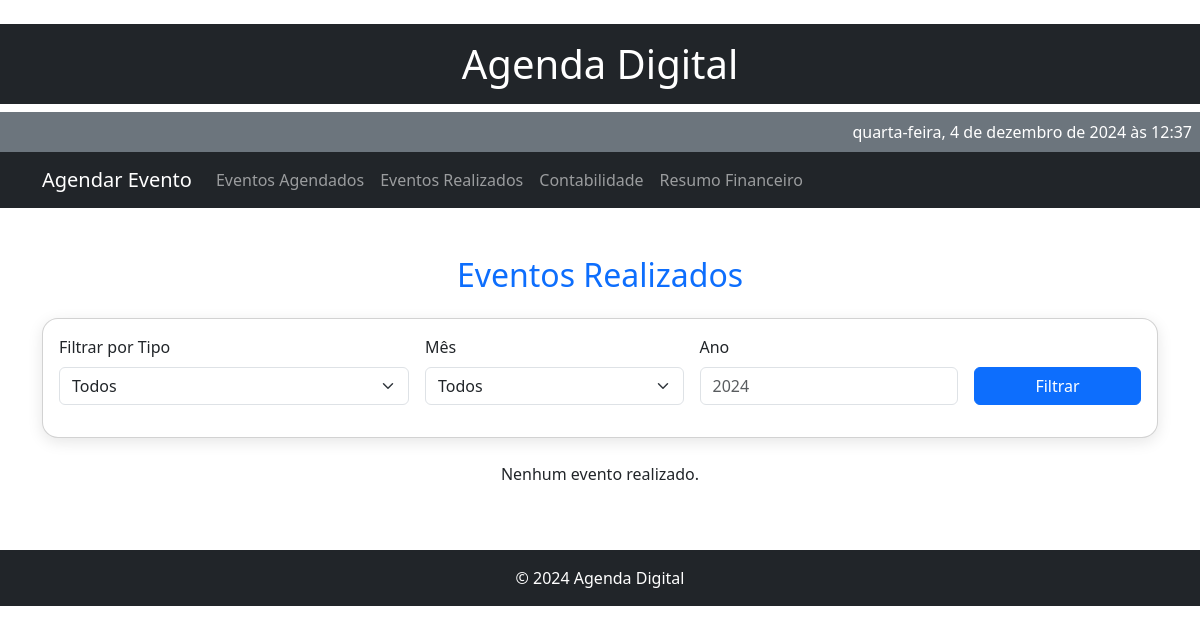
The page /realizados on the database as committed earlier.
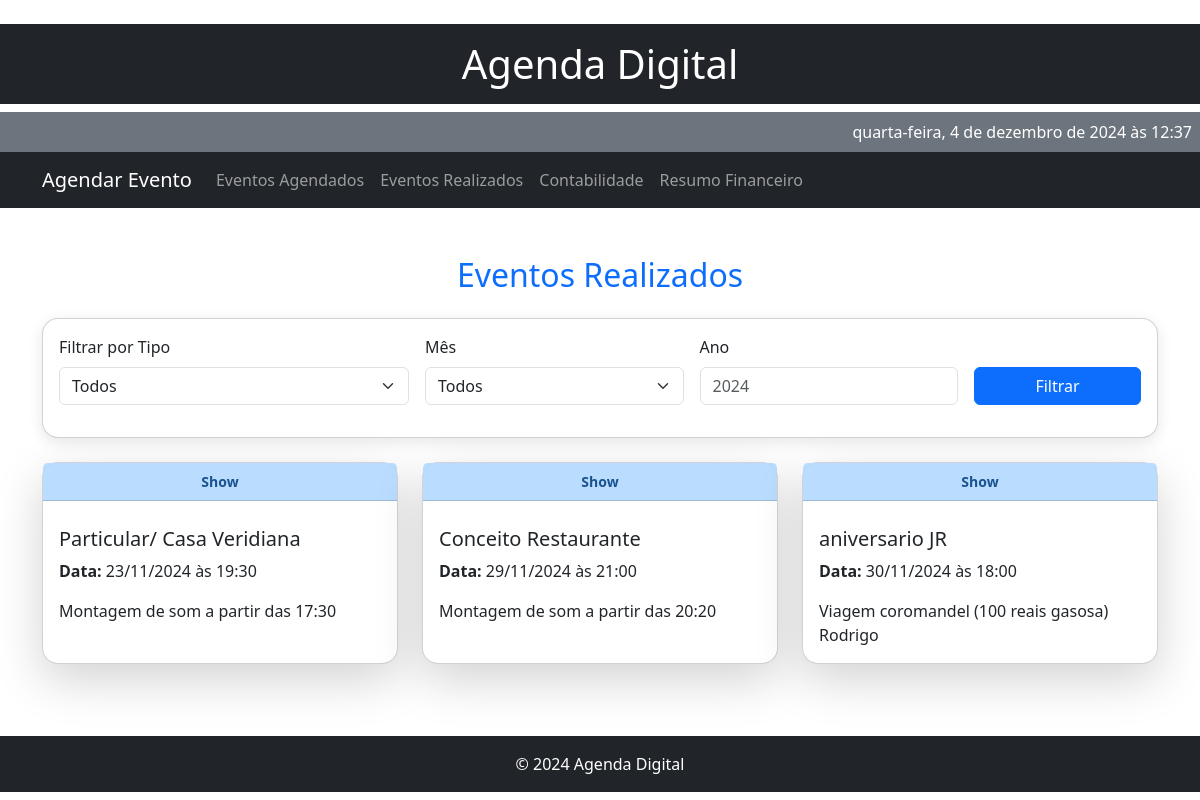
The same page on the database as committed later.
### models.py (models this page shows)
class EventoRealizado(db.Model):
    id = db.Column(db.Integer, primary_key=True)
    tipo = db.Column(db.String(50), nullable=False)
    titulo = db.Column(db.String(100), nullable=False)
    data = db.Column(db.String(10), nullable=False)
    hora = db.Column(db.String(5), nullable=False)
    descricao = db.Column(db.Text, nullable=True)

### app.py (the view)
@app.route('/realizados')
def realizados():
    eventos_realizados = EventoRealizado.query.all()
    return render_template('realizados.html', events=eventos_realizados)

### app.py (called while the page is built)
def format_datetime(value):
    if value:
        return datetime.strptime(value, "%Y-%m-%d").strftime("%d/%m/%Y")
    return value

### templates/realizados.html (shortened to what this page needs)
﻿{% extends 'base.html' %}
{% block content %}
<div class="container my-5">
    <h2 class="text-center text-primary mb-4">Eventos Realizados</h2>
    <div class="card p-3 mb-4">
        <form class="row g-3 align-items-center" method="get" action="{{ url_for('realizados') }}">
            <div class="col-md-4">
                <label for="filter_tipo" class="form-label">Filtrar por Tipo</label>
                <select class="form-select" id="filter_tipo" name="tipo">
                    <option value="">Todos</option>
                </select>
            </div>
            <div class="col-md-3">
                <label for="filter_mes" class="form-label">Mês</label>
                <select class="form-select" id="filter_mes" name="mes">
                    <option value="">Todos</option>
                </select>
            </div>
            <div class="col-md-3">
                <label for="filter_ano" class="form-label">Ano</label>
                <input type="number" class="form-control" id="filter_ano" name="ano" placeholder="2024">
            </div>
            <div class="col-md-2 text-end align-self-end">
                <button class="btn btn-primary w-100" type="submit">Filtrar</button>
            </div>
        </form>
    </div>
    <div class="row">
        {% if events %}
            {% for event in events %}
            <div class="col-md-4 mb-4">
                <div class="card shadow-lg h-100 event-card">
                    <div class="card-header {% if event.tipo == 'Show' %}bg-show{% elif event.tipo == 'Aula' %}bg-class{% elif event.tipo == 'Casamento' %}bg-wedding{% endif %}">
                        {{ event.tipo }}
                    </div>
                    <div class="card-body">
                        <h5 class="card-title">{{ event.titulo }}</h5>
                        <p class="card-text"><strong>Data:</strong> {{ event.data | format_datetime }} às {{ event.hora }}</p>
                        <p class="card-text">{{ event.descricao }}</p>
                    </div>
                </div>
            </div>
            {% endfor %}
        {% else %}
        <p class="text-center">Nenhum evento realizado.</p>
        {% endif %}
    </div>
</div>
{% endblock %}

Rows that differ between the two databases and show on the page:
added EventoRealizado: tipo "Show", titulo "Particular/ Casa Veridiana", data "23/11/2024", hora "19:30", descricao "Montagem de som a partir das 17:30"
added EventoRealizado: tipo "Show", titulo "Conceito Restaurante", data "29/11/2024", hora "21:00", descricao "Montagem de som a partir das 20:20"
added EventoRealizado: tipo "Show", titulo "aniversario JR", data "30/11/2024", hora "18:00", descricao "Viagem coromandel (100 reais gasosa) Rodrigo"
Other text that changed with them:
text no longer shown: "Nenhum evento realizado."
